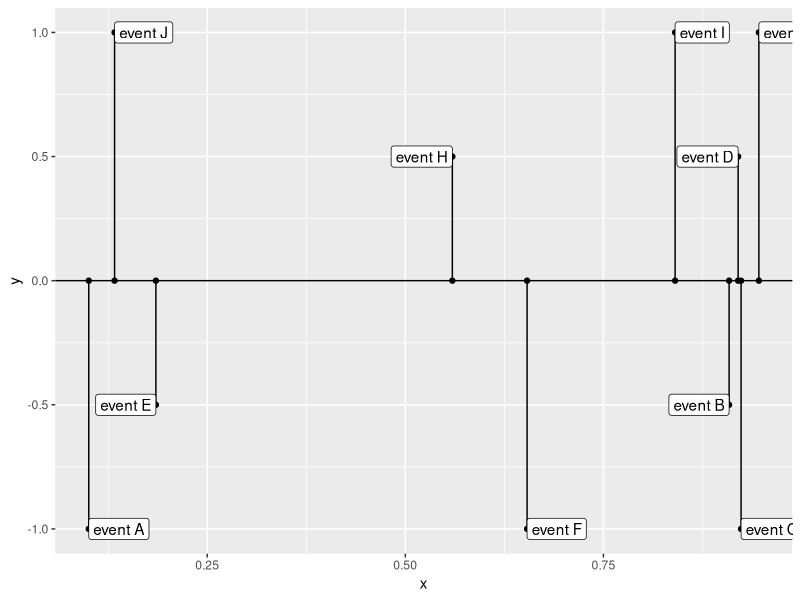
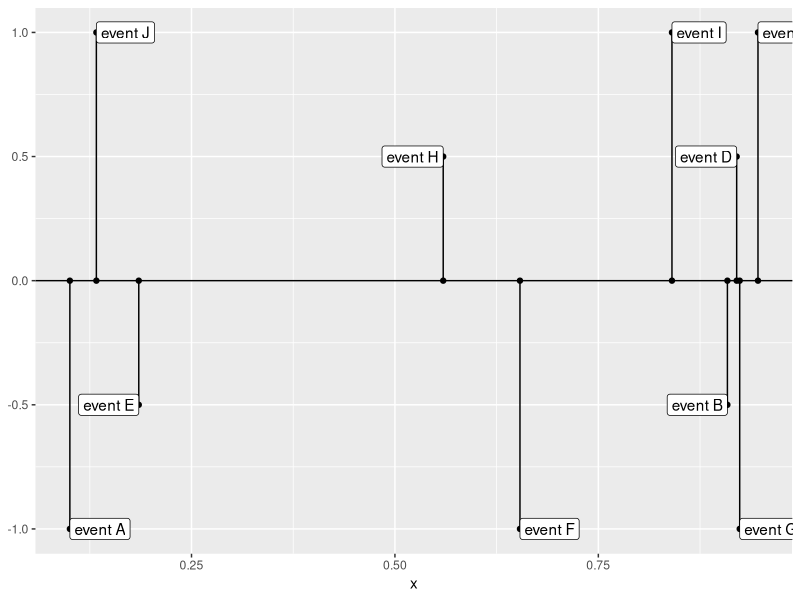
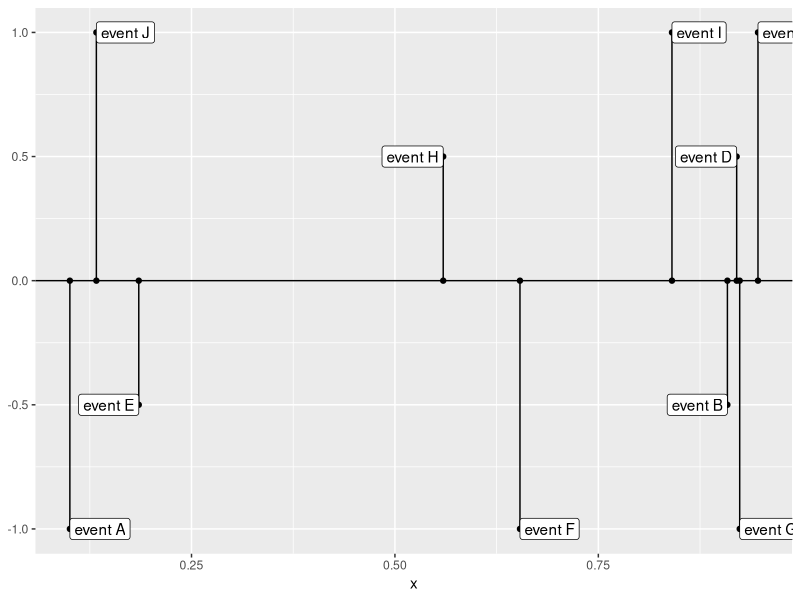
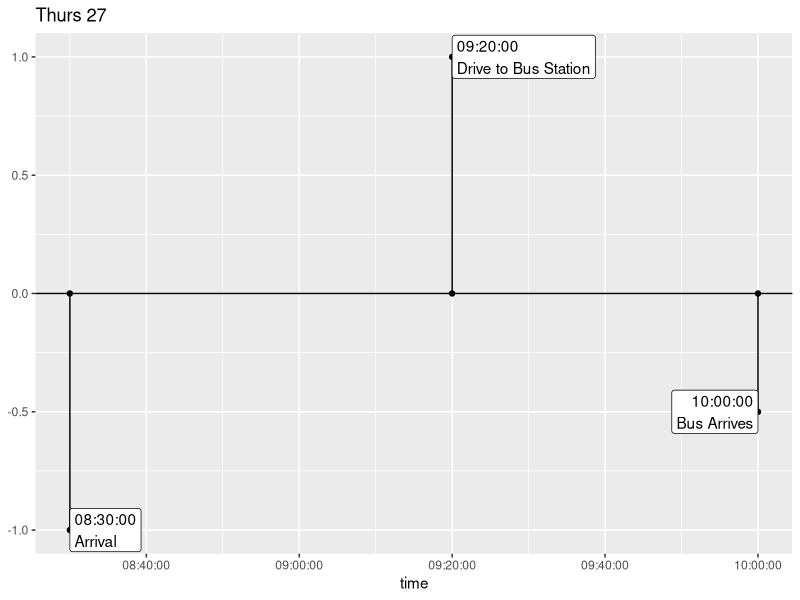

R code for these plots, in order: (Note: this script raises an error after producing the figures.)
## ---- chunk 1
knitr::opts_chunk$set(echo = TRUE)
options(tidyverse.quiet = TRUE)
## ---- chunk 2
height_pattern <- c(-1,1, -.5, .5)
hjust_pattern <- c(0,0, 1,1) 

library(tidyverse)
data.frame(x = runif(10)) %>% 
  mutate(event_descr = paste("event", LETTERS[1:10])) ->
timeline_df

timeline_df %>% 
  arrange(x) %>% 
  mutate(xend = x) %>% 
  mutate(yend = 0) %>% 
  mutate(y = rep(height_pattern, nrow(.))[1:nrow(.)]) %>% 
  mutate(hjust = rep(hjust_pattern, nrow(.))[1:nrow(.)]) %>% 
  ggplot() +
  aes(x = x , y = y, xend = xend, yend = yend, label = event_descr ,
      hjust = hjust) + 
  geom_point() +
  geom_point(aes(y = 0)) + 
  geom_segment() + 
  geom_hline(yintercept = 0) + 
  geom_label()
   

compute_timeline <- function(data, scales, height_pattern = c(-1,1, -.5, .5), hjust_pattern = c(0,0, 1,1) ){

  data |> 
  arrange(x) %>% 
  mutate(xend = x) %>% 
  mutate(yend = 0) %>% 
  mutate(y = rep(height_pattern, nrow(.))[1:nrow(.)]) %>% 
  mutate(hjust = rep(hjust_pattern, nrow(.))[1:nrow(.)])
  
}


timeline_df |>
  compute_timeline()

StatTimeline <- ggproto("StatTimeline", Stat, compute_panel = compute_timeline)

timeline_df |>
  ggplot() + 
  aes(x = x, label = event_descr) + 
  geom_hline(yintercept = 0) +
  layer(GeomSegment, StatTimeline, position = "identity") +
  layer(GeomPoint, StatTimeline, position = "identity") + 
  layer(GeomLabel, StatTimeline, position = "identity") + 
  layer(GeomPoint, StatTimeline, position = "identity",
        params = list(y = 0))


geom_timeline_basic <- function(){
  
  list(
    
  geom_hline(yintercept = 0),   
  layer(GeomSegment, StatTimeline, position = "identity"),
  layer(GeomPoint,   StatTimeline, position = "identity"),
  layer(GeomLabel,   StatTimeline, position = "identity"),
  layer(GeomPoint,   StatTimeline, position = "identity", 
        params = list(y = 0))
  )
  
}





timeline_df |>
  ggplot() + 
  aes(x = x, label = event_descr) + 
  geom_timeline_basic()


data.frame(time = hms::as_hms(c("08:30:00", 
                                "09:20:00",
                                "10:00:00")),
           event = c("Arrival",
                     "Drive to Bus Station",
                     "Bus Arrives")) %>% 
  ggplot() + 
  aes(x = time, 
      label = paste(time, event, sep = "\n")) + 
  geom_timeline_basic() + 
  labs(title = "Thurs 27")

## ---- chunk 3
library(tidyverse)
tribble(~ time, ~event,
        "2024-07-05 17:30:00 MDT", "Swim",
        "2024-07-06 09:30:00 MDT", "Story Time",
        "2024-07-06 10:00:00 MDT", "Bus Arrives") %>% 
  mutate(time = as.Date.POSIXlt(time)) %>% 
  ggplot() + 
  aes(x = time, 
      label = paste(time, event, sep = "\n")) + 
  geom_timeline_basic() + 
  labs(title = "Thurs 27")
